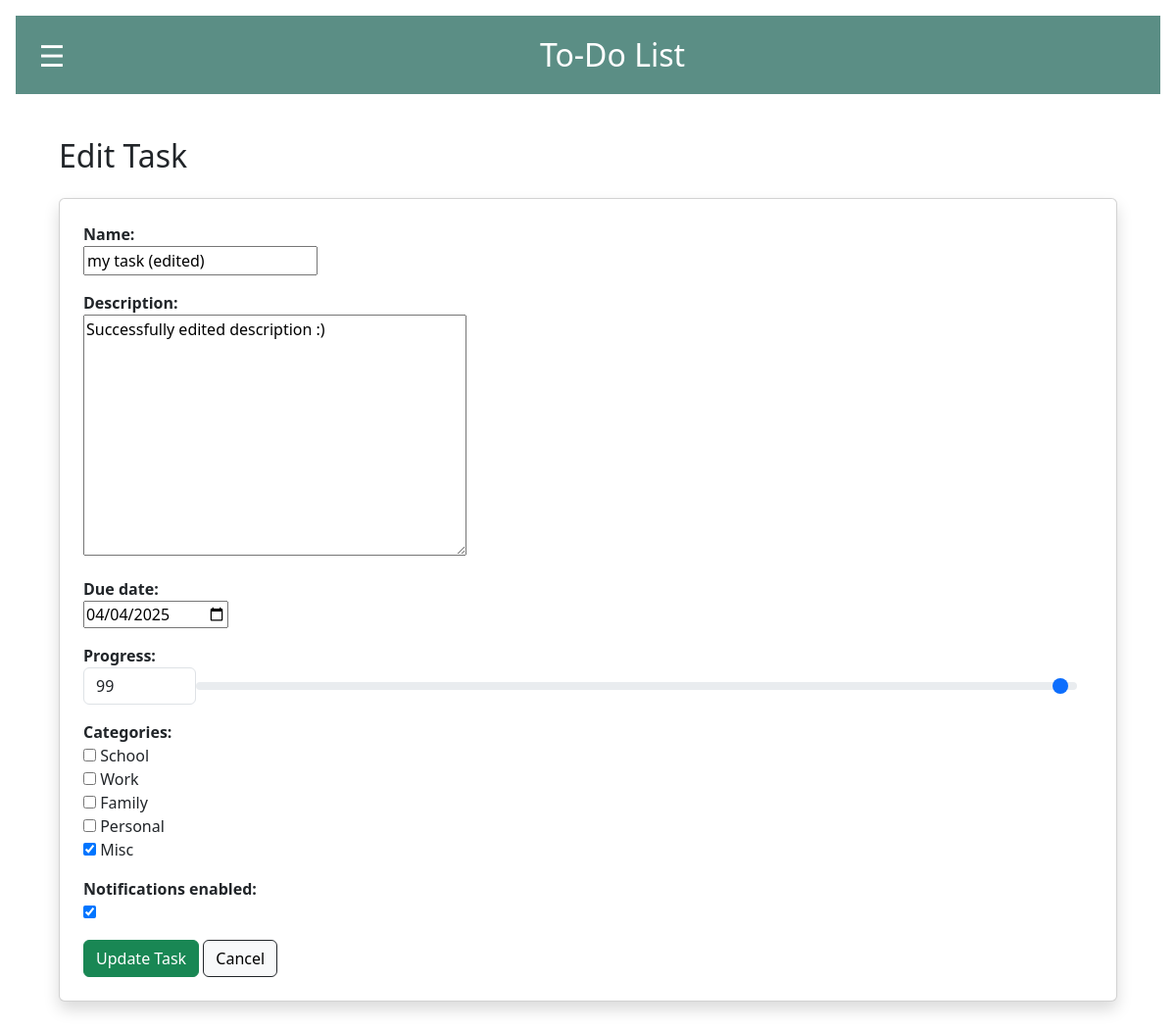
/tasks/edit/8/ (signed in), run on an earlier commit of the app's database.
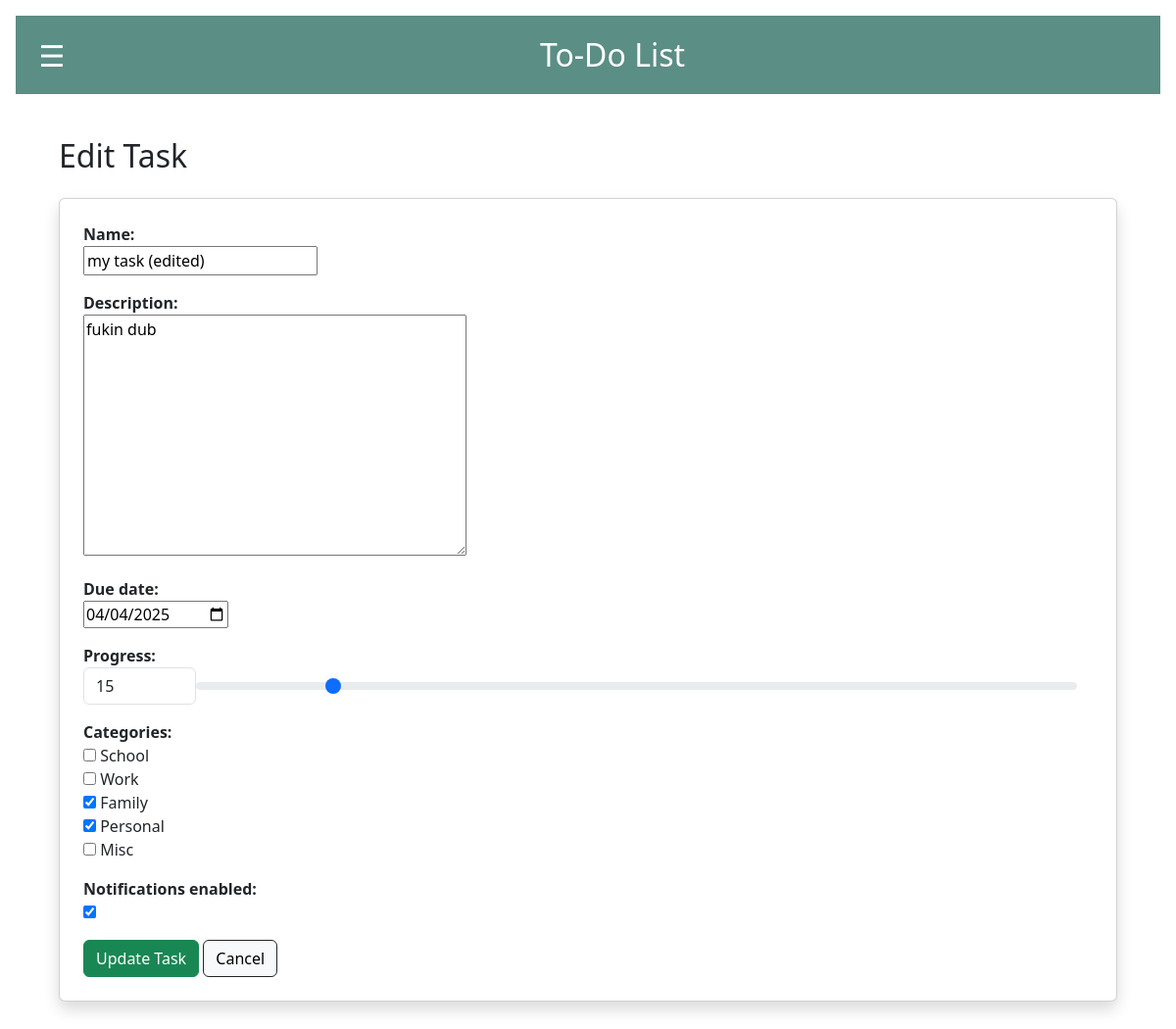
And on a later commit of the database.
### todoapp/models.py (models this page shows, shortened)
class Task(models.Model):
    name = models.CharField(max_length=255)
    creator = models.ForeignKey(User, on_delete=models.CASCADE)
    description = models.TextField()
    due_date = models.DateTimeField()
    progress = models.IntegerField(default=0)
    is_completed = models.BooleanField(default=False)
    categories = models.ManyToManyField(Category, related_name="tasks", blank=True)
    assigned_users = models.ManyToManyField(User, related_name="assigned_tasks")
    notifications_enabled = models.BooleanField(default=False)

### todoapp/views.py (the view)
# urls.py: path('tasks/edit/<int:task_id>/', views.edit_task, name='edit_task'),
@login_required(login_url = '/')
def edit_task(request, task_id):
    task = get_object_or_404(Task, id=task_id)
    if request.method == 'POST':
        form = TaskForm(request.POST, instance=task)
        if form.is_valid():
            updated_task = form.save(commit=False)
            updated_task.creator = request.user
            updated_task.save()
            form.save_m2m()  # for ManyToMany like categories
            return redirect('task_view')
    else:
        form = TaskForm(instance=task)
    return render(request, 'add_task.html', {'form': form, 'edit_mode': True})

### todoapp/forms.py
class TaskForm(forms.ModelForm):
    categories = forms.ModelMultipleChoiceField(
        queryset=Category.objects.all(),
        widget=forms.CheckboxSelectMultiple,
        required=False
    )
    class Meta:
        model = Task
        fields = ['name', 'description', 'due_date', 'progress', 'categories', 'notifications_enabled']
        widgets = {
            'due_date': forms.DateInput(attrs={'type': 'date'}),
            'progress': forms.NumberInput(attrs={'type': 'range', 'min': '0', 'max': '100', 'step': '1', 'oninput': 'updateProgressLabel(this.value)'}),
        }

### todoapp/context_processors.py (called while the page is built)
def vapid_key(request):
    return {
        'vapid_key': settings.VAPID_PUBLIC_KEY
    }

### todoapp/models.py (called while the page is built)
    def __str__(self):
        return self.name

### todoapp/templates/add_task.html (shortened to what this page needs)
{% extends 'base.html' %}
{% block content %}
<div class="container mt-4">
    <h2 class="mb-4">{{ edit_mode|default:False|yesno:"Edit Task,Create a New Task" }}</h2>
    <div class="card p-4 shadow">
        <form method="post">
            <div class="mb-3">
                <b>{{ form.name.label_tag }} </b>
                <br>
                {{ form.name }}
            </div>
            <div class="mb-3">
                <b>{{ form.description.label_tag }}</b>
                <br>
                {{ form.description }}
            </div>
            <div class="mb-3">
                <b>{{ form.due_date.label_tag }}</b>
                <br>
                {{ form.due_date }}
            </div>
            <div class="mb-3">
                <label for="id_progress_slider"><b>Progress:</b></label>
                <div class="d-flex align-items-center">
                    <input
                        type="number"
                        id="id_progress"
                        name="progress"
                        min="0"
                        max="100"
                        step="1"
                        value="{{ form.progress.value|default:0 }}"
                        class="form-control w-auto"
                    >
                    <input
                        type="range"
                        id="id_progress_slider"
                        min="0"
                        max="100"
                        step="1"
                        value="{{ form.progress.value|default:0 }}"
                        class="form-range me-3"
                    >
                </div>
            </div>
            <div class="mb-3">
                <b>{{ form.categories.label_tag }}</b>
                {{ form.categories }}
            </div>
            <div class="mb-3">
                <b>{{ form.notifications_enabled.label_tag }}</b>
                <br>
                {{ form.notifications_enabled }}
            </div>
            <button type="submit" class="btn btn-success">
                {{ edit_mode|default:False|yesno:"Update Task,Create Task" }}
            </button>
            <a href="{% url 'task_view' %}" name="Cancel" class="btn btn-light border border-dark" >Cancel</a>
        </form>
    </div>
</div>
{% endblock %}

What changed in the data, as far as the page shows it:
changed Task "my task (edited)": description "Successfully edited description :)" → "fukin dub"
Also different on the page:
form field progress: "99" → "15"
form field progress.value: "99" → "15"
form field categories: "☐ ☐ ☐ ☐ ☑" → "☐ ☐ ☑ ☑ ☐"
